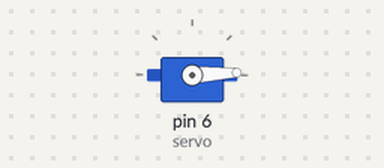
Simulated run of this sketch. Board: Arduino Uno, built with avr-gcc and run on an emulated ATmega328P. On the bench: servo.

Above: at 1.05 s.
At 2.55 s:
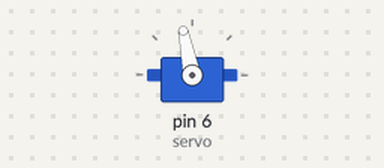
At 4.1 s:
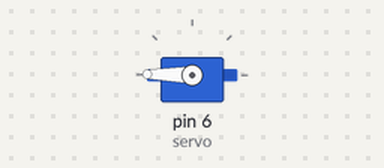
At 7.2 s:
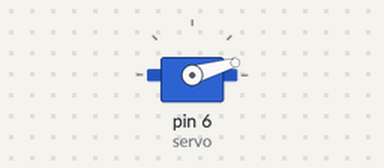
Timing chart, 0 to 9.4 s (numbered marks = the images above):
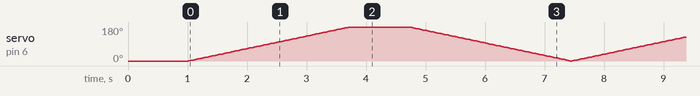

The sketch:

19_09_2019.ino
```cpp
#include <Servo.h>
Servo servo;
int pos;
void setup (){
 servo.attach(6);
 // coloca o servo na posição inicial
 servo.write(0);
 delay(1000);
}
void loop(){
 // movimentação até 180
 for(pos = 0; pos < 180; pos++){
 servo.write(pos);
 delay(15);
 }
 delay(1000);
 // movimentação até 0
 for(pos = 180; pos >= 0; pos--){
 servo.write(pos);
 delay(15);
 }
}
```
